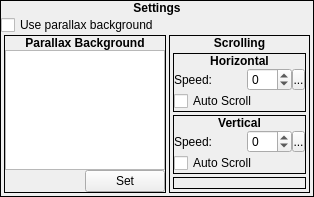
          <widget class="QFrame" name="frame_2">
           <property name="sizePolicy">
            <sizepolicy hsizetype="Preferred" vsizetype="Fixed">
             <horstretch>0</horstretch>
             <verstretch>0</verstretch>
            </sizepolicy>
           </property>
           <property name="frameShape">
            <enum>QFrame::Box</enum>
           </property>
           <property name="frameShadow">
            <enum>QFrame::Plain</enum>
           </property>
           <property name="lineWidth">
            <number>1</number>
           </property>
           <layout class="QVBoxLayout" name="verticalLayout_10">
            <property name="spacing">
             <number>0</number>
            </property>
            <property name="margin">
             <number>0</number>
            </property>
            <item>
             <widget class="QLabel" name="lblSettings">
              <property name="sizePolicy">
               <sizepolicy hsizetype="Preferred" vsizetype="Fixed">
                <horstretch>0</horstretch>
                <verstretch>0</verstretch>
               </sizepolicy>
              </property>
              <property name="font">
               <font>
                <weight>75</weight>
                <bold>true</bold>
               </font>
              </property>
              <property name="text">
               <string>Settings</string>
              </property>
              <property name="alignment">
               <set>Qt::AlignHCenter|Qt::AlignTop</set>
              </property>
             </widget>
            </item>
            <item>
             <widget class="QWidget" name="widget_21" native="true">
              <layout class="QVBoxLayout" name="verticalLayout_19">
               <property name="spacing">
                <number>0</number>
               </property>
               <property name="margin">
                <number>0</number>
               </property>
               <item>
                <widget class="QCheckBox" name="cbUseBG">
                 <property name="sizePolicy">
                  <sizepolicy hsizetype="Preferred" vsizetype="Fixed">
                   <horstretch>0</horstretch>
                   <verstretch>0</verstretch>
                  </sizepolicy>
                 </property>
                 <property name="text">
                  <string>Use parallax background</string>
                 </property>
                </widget>
               </item>
               <item>
                <widget class="QWidget" name="widgetBG" native="true">
                 <property name="sizePolicy">
                  <sizepolicy hsizetype="Fixed" vsizetype="Fixed">
                   <horstretch>0</horstretch>
                   <verstretch>0</verstretch>
                  </sizepolicy>
                 </property>
                 <layout class="QHBoxLayout" name="horizontalLayout_19">
                  <property name="spacing">
                   <number>3</number>
                  </property>
                  <property name="leftMargin">
                   <number>3</number>
                  </property>
                  <property name="topMargin">
                   <number>0</number>
                  </property>
                  <property name="rightMargin">
                   <number>3</number>
                  </property>
                  <property name="bottomMargin">
                   <number>3</number>
                  </property>
                  <item>
                   <widget class="QFrame" name="frmBGImage">
                    <property name="sizePolicy">
                     <sizepolicy hsizetype="Fixed" vsizetype="Fixed">
                      <horstretch>0</horstretch>
                      <verstretch>0</verstretch>
                     </sizepolicy>
                    </property>
                    <property name="frameShape">
                     <enum>QFrame::Box</enum>
                    </property>
                    <property name="frameShadow">
                     <enum>QFrame::Plain</enum>
                    </property>
                    <property name="lineWidth">
                     <number>1</number>
                    </property>
                    <layout class="QVBoxLayout" name="verticalLayout_8">
                     <property name="spacing">
                      <number>0</number>
                     </property>
                     <property name="margin">
                      <number>0</number>
                     </property>
                     <item>
                      <widget class="QLabel" name="lblBackground">
                       <property name="sizePolicy">
                        <sizepolicy hsizetype="Preferred" vsizetype="Fixed">
                         <horstretch>0</horstretch>
                         <verstretch>0</verstretch>
                        </sizepolicy>
                       </property>
                       <property name="font">
                        <font>
                         <weight>75</weight>
                         <bold>true</bold>
                        </font>
                       </property>
                       <property name="text">
                        <string>Parallax Background</string>
                       </property>
                       <property name="alignment">
                        <set>Qt::AlignHCenter|Qt::AlignTop</set>
                       </property>
                      </widget>
                     </item>
                     <item>
                      <widget class="ImageView" name="gvBGPreview">
                       <property name="sizePolicy">
                        <sizepolicy hsizetype="Fixed" vsizetype="Fixed">
                         <horstretch>0</horstretch>
                         <verstretch>0</verstretch>
                        </sizepolicy>
                       </property>
                       <property name="minimumSize">
                        <size>
                         <width>160</width>
                         <height>120</height>
                        </size>
                       </property>
                       <property name="maximumSize">
                        <size>
                         <width>160</width>
                         <height>120</height>
                        </size>
                       </property>
                       <property name="verticalScrollBarPolicy">
                        <enum>Qt::ScrollBarAlwaysOff</enum>
                       </property>
                       <property name="horizontalScrollBarPolicy">
                        <enum>Qt::ScrollBarAlwaysOff</enum>
                       </property>
                      </widget>
                     </item>
                     <item>
                      <widget class="QFrame" name="frame">
                       <property name="sizePolicy">
                        <sizepolicy hsizetype="Preferred" vsizetype="Fixed">
                         <horstretch>0</horstretch>
                         <verstretch>0</verstretch>
                        </sizepolicy>
                       </property>
                       <layout class="QHBoxLayout" name="horizontalLayout_6">
                        <property name="spacing">
                         <number>0</number>
                        </property>
                        <property name="margin">
                         <number>0</number>
                        </property>
                        <item>
                         <spacer name="horizontalSpacer_4">
                          <property name="orientation">
                           <enum>Qt::Horizontal</enum>
                          </property>
                          <property name="sizeHint" stdset="0">
                           <size>
                            <width>40</width>
                            <height>20</height>
                           </size>
                          </property>
                         </spacer>
                        </item>
                        <item>
                         <widget class="QPushButton" name="bSetBG">
                          <property name="text">
                           <string>Set</string>
                          </property>
                         </widget>
                        </item>
                       </layout>
                      </widget>
                     </item>
                    </layout>
                   </widget>
                  </item>
                  <item>
                   <widget class="QFrame" name="frmBGScrolling">
                    <property name="sizePolicy">
                     <sizepolicy hsizetype="Fixed" vsizetype="Preferred">
                      <horstretch>0</horstretch>
                      <verstretch>0</verstretch>
                     </sizepolicy>
                    </property>
                    <property name="minimumSize">
                     <size>
                      <width>141</width>
                      <height>0</height>
                     </size>
                    </property>
                    <property name="maximumSize">
                     <size>
                      <width>141</width>
                      <height>16777215</height>
                     </size>
                    </property>
                    <property name="frameShape">
                     <enum>QFrame::Box</enum>
                    </property>
                    <property name="frameShadow">
                     <enum>QFrame::Plain</enum>
                    </property>
                    <property name="lineWidth">
                     <number>1</number>
                    </property>
                    <layout class="QVBoxLayout" name="verticalLayout_9">
                     <property name="spacing">
                      <number>0</number>
                     </property>
                     <property name="margin">
                      <number>0</number>
                     </property>
                     <item>
                      <widget class="QLabel" name="lblScrolling">
                       <property name="sizePolicy">
                        <sizepolicy hsizetype="Preferred" vsizetype="Fixed">
                         <horstretch>0</horstretch>
                         <verstretch>0</verstretch>
                        </sizepolicy>
                       </property>
                       <property name="font">
                        <font>
                         <weight>75</weight>
                         <bold>true</bold>
                        </font>
                       </property>
                       <property name="text">
                        <string>Scrolling</string>
                       </property>
                       <property name="alignment">
                        <set>Qt::AlignHCenter|Qt::AlignTop</set>
                       </property>
                      </widget>
                     </item>
                     <item>
                      <widget class="QWidget" name="widget_30" native="true">
                       <layout class="QVBoxLayout" name="verticalLayout_34">
                        <property name="spacing">
                         <number>3</number>
                        </property>
                        <property name="margin">
                         <number>3</number>
                        </property>
                        <item>
                         <widget class="QFrame" name="frame_13">
                          <property name="sizePolicy">
                           <sizepolicy hsizetype="Preferred" vsizetype="Fixed">
                            <horstretch>0</horstretch>
                            <verstretch>0</verstretch>
                           </sizepolicy>
                          </property>
                          <property name="frameShape">
                           <enum>QFrame::Box</enum>
                          </property>
                          <property name="frameShadow">
                           <enum>QFrame::Plain</enum>
                          </property>
                          <layout class="QVBoxLayout" name="verticalLayout_36">
                           <property name="spacing">
                            <number>0</number>
                           </property>
                           <property name="margin">
                            <number>0</number>
                           </property>
                           <item>
                            <widget class="QLabel" name="label_11">
                             <property name="sizePolicy">
                              <sizepolicy hsizetype="Preferred" vsizetype="Fixed">
                               <horstretch>0</horstretch>
                               <verstretch>0</verstretch>
                              </sizepolicy>
                             </property>
                             <property name="font">
                              <font>
                               <weight>75</weight>
                               <bold>true</bold>
                              </font>
                             </property>
                             <property name="text">
                              <string>Horizontal</string>
                             </property>
                             <property name="alignment">
                              <set>Qt::AlignCenter</set>
                             </property>
                            </widget>
                           </item>
                           <item>
                            <widget class="QWidget" name="widget_14" native="true">
                             <layout class="QVBoxLayout" name="verticalLayout_17">
                              <property name="spacing">
                               <number>0</number>
                              </property>
                              <property name="margin">
                               <number>0</number>
                              </property>
                              <item>
                               <widget class="QWidget" name="frmHScrollSpeed" native="true">
                                <property name="sizePolicy">
                                 <sizepolicy hsizetype="Preferred" vsizetype="Fixed">
                                  <horstretch>0</horstretch>
                                  <verstretch>0</verstretch>
                                 </sizepolicy>
                                </property>
                                <layout class="QHBoxLayout" name="horizontalLayout_15">
                                 <property name="spacing">
                                  <number>0</number>
                                 </property>
                                 <property name="margin">
                                  <number>0</number>
                                 </property>
                                 <item>
                                  <widget class="QLabel" name="lblHScrollSpeed">
                                   <property name="sizePolicy">
                                    <sizepolicy hsizetype="Fixed" vsizetype="Preferred">
                                     <horstretch>0</horstretch>
                                     <verstretch>0</verstretch>
                                    </sizepolicy>
                                   </property>
                                   <property name="text">
                                    <string>Speed:</string>
                                   </property>
                                  </widget>
                                 </item>
                                 <item>
                                  <spacer name="horizontalSpacer_16">
                                   <property name="orientation">
                                    <enum>Qt::Horizontal</enum>
                                   </property>
                                   <property name="sizeType">
                                    <enum>QSizePolicy::Expanding</enum>
                                   </property>
                                   <property name="sizeHint" stdset="0">
                                    <size>
                                     <width>20</width>
                                     <height>20</height>
                                    </size>
                                   </property>
                                  </spacer>
                                 </item>
                                 <item>
                                  <widget class="QSpinBox" name="sbHScrollSpeed">
                                   <property name="sizePolicy">
                                    <sizepolicy hsizetype="Fixed" vsizetype="Fixed">
                                     <horstretch>0</horstretch>
                                     <verstretch>0</verstretch>
                                    </sizepolicy>
                                   </property>
                                   <property name="minimum">
                                    <number>-16</number>
                                   </property>
                                   <property name="maximum">
                                    <number>16</number>
                                   </property>
                                   <property name="value">
                                    <number>0</number>
                                   </property>
                                  </widget>
                                 </item>
                                 <item>
                                  <widget class="SpinBoxSideButton" name="bHScrollSpeedSpinButton">
                                   <property name="minimumSize">
                                    <size>
                                     <width>13</width>
                                     <height>21</height>
                                    </size>
                                   </property>
                                   <property name="maximumSize">
                                    <size>
                                     <width>13</width>
                                     <height>21</height>
                                    </size>
                                   </property>
                                   <property name="text">
                                    <string>...</string>
                                   </property>
                                   <property name="icon">
                                    <iconset resource="gui_icons.qrc">
                                     <normaloff>:/icons/spinBoxSideButton.png</normaloff>:/icons/spinBoxSideButton.png</iconset>
                                   </property>
                                   <property name="iconSize">
                                    <size>
                                     <width>8</width>
                                     <height>16</height>
                                    </size>
                                   </property>
                                  </widget>
                                 </item>
                                </layout>
                               </widget>
                              </item>
                              <item>
                               <widget class="QCheckBox" name="cbAutoHScroll">
                                <property name="sizePolicy">
                                 <sizepolicy hsizetype="Fixed" vsizetype="Fixed">
                                  <horstretch>0</horstretch>
                                  <verstretch>0</verstretch>
                                 </sizepolicy>
                                </property>
                                <property name="text">
                                 <string>Auto Scroll</string>
                                </property>
                               </widget>
                              </item>
                             </layout>
                            </widget>
                           </item>
                          </layout>
                         </widget>
                        </item>
                        <item>
                         <widget class="QFrame" name="frame_14">
                          <property name="sizePolicy">
                           <sizepolicy hsizetype="Preferred" vsizetype="Fixed">
                            <horstretch>0</horstretch>
                            <verstretch>0</verstretch>
                           </sizepolicy>
                          </property>
                          <property name="frameShape">
                           <enum>QFrame::Box</enum>
                          </property>
                          <property name="frameShadow">
                           <enum>QFrame::Plain</enum>
                          </property>
                          <layout class="QVBoxLayout" name="verticalLayout_38">
                           <property name="spacing">
                            <number>0</number>
                           </property>
                           <property name="margin">
                            <number>0</number>
                           </property>
                           <item>
                            <widget class="QLabel" name="label_12">
                             <property name="sizePolicy">
                              <sizepolicy hsizetype="Preferred" vsizetype="Fixed">
                               <horstretch>0</horstretch>
                               <verstretch>0</verstretch>
                              </sizepolicy>
                             </property>
                             <property name="font">
                              <font>
                               <weight>75</weight>
                               <bold>true</bold>
                              </font>
                             </property>
                             <property name="text">
                              <string>Vertical</string>
                             </property>
                             <property name="alignment">
                              <set>Qt::AlignCenter</set>
                             </property>
                            </widget>
                           </item>
                           <item>
                            <widget class="QWidget" name="widget_20" native="true">
                             <layout class="QVBoxLayout" name="verticalLayout_18">
                              <property name="spacing">
                               <number>0</number>
                              </property>
                              <property name="margin">
                               <number>0</number>
                              </property>
                              <item>
                               <widget class="QWidget" name="frmVScrollSpeed" native="true">
                                <property name="sizePolicy">
                                 <sizepolicy hsizetype="Preferred" vsizetype="Fixed">
                                  <horstretch>0</horstretch>
                                  <verstretch>0</verstretch>
                                 </sizepolicy>
                                </property>
                                <layout class="QHBoxLayout" name="horizontalLayout_18">
                                 <property name="spacing">
                                  <number>0</number>
                                 </property>
                                 <property name="margin">
                                  <number>0</number>
                                 </property>
                                 <item>
                                  <widget class="QLabel" name="lblVScrollSpeed">
                                   <property name="text">
                                    <string>Speed:</string>
                                   </property>
                                  </widget>
                                 </item>
                                 <item>
                                  <spacer name="horizontalSpacer_20">
                                   <property name="orientation">
                                    <enum>Qt::Horizontal</enum>
                                   </property>
                                   <property name="sizeType">
                                    <enum>QSizePolicy::Expanding</enum>
                                   </property>
                                   <property name="sizeHint" stdset="0">
                                    <size>
                                     <width>0</width>
                                     <height>0</height>
                                    </size>
                                   </property>
                                  </spacer>
                                 </item>
                                 <item>
                                  <widget class="QSpinBox" name="sbVScrollSpeed">
                                   <property name="sizePolicy">
                                    <sizepolicy hsizetype="Fixed" vsizetype="Fixed">
                                     <horstretch>0</horstretch>
                                     <verstretch>0</verstretch>
                                    </sizepolicy>
                                   </property>
                                   <property name="minimum">
                                    <number>-16</number>
                                   </property>
                                   <property name="maximum">
                                    <number>16</number>
                                   </property>
                                  </widget>
                                 </item>
                                 <item>
                                  <widget class="SpinBoxSideButton" name="bVScrollSpeedSpinButton">
                                   <property name="minimumSize">
                                    <size>
                                     <width>13</width>
                                     <height>21</height>
                                    </size>
                                   </property>
                                   <property name="maximumSize">
                                    <size>
                                     <width>13</width>
                                     <height>21</height>
                                    </size>
                                   </property>
                                   <property name="text">
                                    <string>...</string>
                                   </property>
                                   <property name="icon">
                                    <iconset resource="gui_icons.qrc">
                                     <normaloff>:/icons/spinBoxSideButton.png</normaloff>:/icons/spinBoxSideButton.png</iconset>
                                   </property>
                                   <property name="iconSize">
                                    <size>
                                     <width>8</width>
                                     <height>16</height>
                                    </size>
                                   </property>
                                  </widget>
                                 </item>
                                </layout>
                               </widget>
                              </item>
                              <item>
                               <widget class="QCheckBox" name="cbAutoVScroll">
                                <property name="text">
                                 <string>Auto Scroll</string>
                                </property>
                               </widget>
                              </item>
                             </layout>
                            </widget>
                           </item>
                          </layout>
                         </widget>
                        </item>
                        <item>
                         <widget class="QFrame" name="frame_28">
                          <property name="frameShape">
                           <enum>QFrame::Box</enum>
                          </property>
                          <property name="frameShadow">
                           <enum>QFrame::Plain</enum>
                          </property>
                         </widget>
                        </item>
                       </layout>
                      </widget>
                     </item>
                    </layout>
                   </widget>
                  </item>
                 </layout>
                </widget>
               </item>
              </layout>
             </widget>
            </item>
           </layout>
          </widget>
